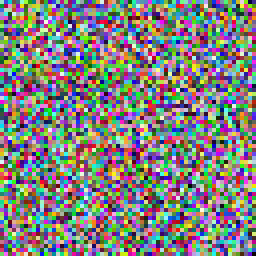
#> input picture web/paritysrc.png, 64 x 64 px (shown 4 times larger); its folder holds only this picture in this run
$ python -i merge_workflow.py   (imports and definitions only)
#> lines starting #> are read from the running program, lines starting #| are printed output that depends on the picture
### merge_acceleration.py
# SPDX-License-Identifier: GPL-3.0-only
"""Bounded GPU stages for merging, with the CPU workflow as reference fallback.

Registration is deliberately unchanged. Only numeric image stages run here;
no catalog state, output files or processing-quality settings are changed.
"""
from __future__ import annotations

import logging
import os

import numpy as np

_LOG = logging.getLogger(__name__)
_MIN_PIXELS = 128 * 128
_TILE_PIXELS = 1_000_000
_disabled = False


def enabled(pixels: int) -> bool:
    return (not _disabled and pixels >= _MIN_PIXELS
            and os.environ.get("LIGHTTABLE_MERGE_ACCELERATION", "gpu") != "cpu")


# [78 lines left out: functions _compute, hdr_fuse, shift, panorama_warp, not called in this run]


def sharpness(image: np.ndarray):
    height, width = image.shape[:2]
#> height = 64; width = 64
    if not enabled(height * width):
        return None
    rows = max(1, _TILE_PIXELS // width)
    result = np.empty((height, width), dtype=np.float32)
    # Gaussian1 radius4 + Laplacian radius1 + Gaussian2.5 radius10.
    halo = 15
    for top in range(0, height, rows):
        bottom = min(height, top + rows)
        start, stop = max(0, top - halo), min(height, bottom + halo)
        tile = _compute("merge_focus_sharpness", image[start:stop],
                        [width, stop-start], (stop-start, width))
        if tile is None:
            return None
        result[top:bottom] = tile[top-start:bottom-start]
    return result


# [41 lines left out: functions pyramid_down, resize, not called in this run]

### merge_workflow.py
# SPDX-License-Identifier: GPL-3.0-only
"""Local HDR, panorama, and focus-stack merging."""
from __future__ import annotations

import re
from dataclasses import dataclass
from pathlib import Path
from typing import Callable

import numpy as np

import merge_acceleration
from scipy import ndimage
from scipy.spatial.distance import cdist
from skimage import color, feature, transform
from skimage.measure import ransac
from skimage.registration import phase_cross_correlation


ALIGNMENT_MAX_EDGE = 1200
MAX_ALIGNMENT_FEATURES = 4096
DESCRIPTOR_MATCH_BLOCK = 256
PANORAMA_TILE_EDGE = 1024
Progress = Callable[[str, int, int], None]
ImageInput = np.ndarray | Callable[[], np.ndarray]


@dataclass(frozen=True)
class _FeatureSet:
    gray: np.ndarray
    scale: float
    original_shape: tuple[int, int]
    keypoints: np.ndarray | None
    descriptors: np.ndarray | None


# [11 lines left out: function _float_rgb, not called in this run]


def _notify(progress: Progress | None, phase: str, done: int, total: int) -> None:
    if progress is not None:
        progress(phase, int(done), int(total))


def _load_input(value: ImageInput) -> np.ndarray:
    return _float_rgb(value() if callable(value) else value)


def _srgb_to_linear(value):
    return np.where(value <= 0.04045, value / 12.92,
                    ((value + 0.055) / 1.055) ** 2.4)


# [4 lines left out: function _linear_to_srgb, not called in this run]


def _gray(image):
    return color.rgb2gray(np.clip(image, 0.0, 1.0)).astype(np.float32)
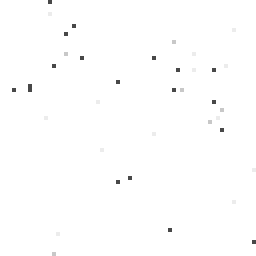
#> returned value: shape (64, 64) float32 (shown 4 times larger); min 0.285, max 1, mean 0.996


def _alignment_gray(image):
    """Exposure-insensitive edge image for bracket registration."""
    return ndimage.gaussian_gradient_magnitude(_gray(image), 1.0).astype(np.float32)


# [277 lines left out: functions _align_exposures, hdr_merge, _feature_image, _bounded_feature_indices, _extract_features, _match_descriptors_bounded and 1 more, not called in this run]


def _focus_scale_transform(previous: np.ndarray,
                           current: np.ndarray) -> np.ndarray:
    return _focus_scale_transform_gray(_gray(previous), _gray(current))


# [80 lines left out: functions _pair_transform_from_features, _pair_transform_details, not called in this run]


def _pair_transform(previous: np.ndarray, current: np.ndarray) -> np.ndarray:
    return _pair_transform_details(previous, current)[0]


# [196 lines left out: functions _source_feather, _panorama_tile, panorama_merge, _focus_alignment, _warp_focus, not called in this run]


def _sharpness(image: np.ndarray) -> np.ndarray:
    accelerated = merge_acceleration.sharpness(image)
    if accelerated is not None:
        return accelerated
    gray = ndimage.gaussian_filter(_gray(image), 1.0)
    return ndimage.gaussian_filter(np.abs(ndimage.laplace(gray)), 2.5).astype(
        np.float32)
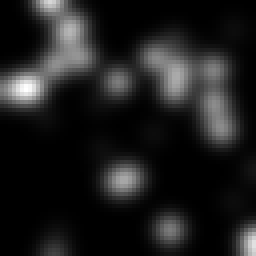
#> returned value: shape (64, 64) float32 (shown 4 times larger); min 7.47e-15, max 0.0386, mean 0.00462; drawn with min black and max white


# [111 lines left out: functions _pyramid, _pyramid_resize, _reconstruct_pyramid, focus_merge, safe_output_name, collision_path, not called in this run]

>>> import cv2
>>> picture = cv2.cvtColor(cv2.imread('web/paritysrc.png'), cv2.COLOR_BGR2RGB)
>>> result = _sharpness(picture)
